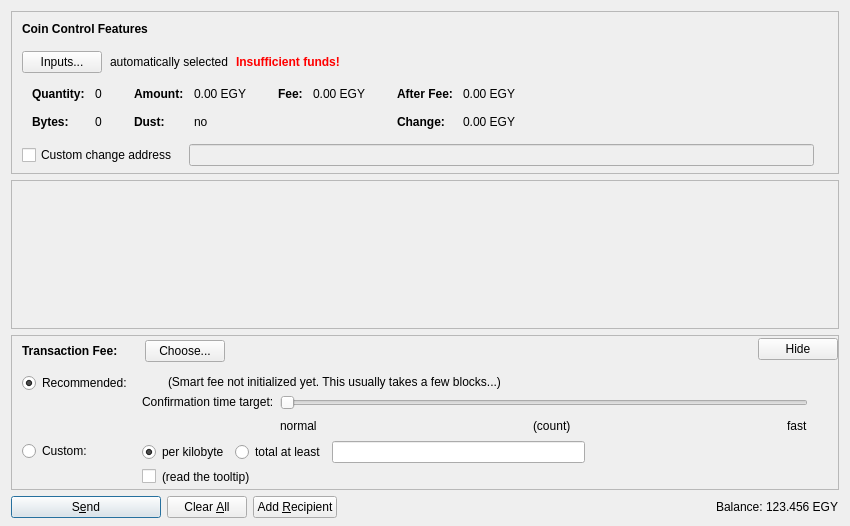
<?xml version="1.0" encoding="UTF-8"?>
<ui version="4.0">
 <class>SendCoinsDialog</class>
 <widget class="QDialog" name="SendCoinsDialog">
  <property name="geometry">
   <rect>
    <x>0</x>
    <y>0</y>
    <width>850</width>
    <height>526</height>
   </rect>
  </property>
  <property name="windowTitle">
   <string>Send Coins</string>
  </property>
  <layout class="QVBoxLayout" name="verticalLayout" stretch="0,1,0,0">
   <property name="bottomMargin">
    <number>8</number>
   </property>
   <item>
    <widget class="QFrame" name="frameCoinControl">
     <property name="sizePolicy">
      <sizepolicy hsizetype="Expanding" vsizetype="Expanding">
       <horstretch>0</horstretch>
       <verstretch>0</verstretch>
      </sizepolicy>
     </property>
     <property name="maximumSize">
      <size>
       <width>16777215</width>
       <height>16777215</height>
      </size>
     </property>
     <property name="frameShape">
      <enum>QFrame::StyledPanel</enum>
     </property>
     <property name="frameShadow">
      <enum>QFrame::Sunken</enum>
     </property>
     <layout class="QVBoxLayout" name="verticalLayoutCoinControl2">
      <property name="spacing">
       <number>0</number>
      </property>
      <property name="leftMargin">
       <number>0</number>
      </property>
      <property name="topMargin">
       <number>0</number>
      </property>
      <property name="rightMargin">
       <number>0</number>
      </property>
      <property name="bottomMargin">
       <number>6</number>
      </property>
      <item>
       <layout class="QVBoxLayout" name="verticalLayoutCoinControl" stretch="0,0,0,0,1">
        <property name="spacing">
         <number>0</number>
        </property>
        <property name="leftMargin">
         <number>10</number>
        </property>
        <property name="topMargin">
         <number>10</number>
        </property>
        <item>
         <layout class="QHBoxLayout" name="horizontalLayoutCoinControl1">
          <property name="bottomMargin">
           <number>15</number>
          </property>
          <item>
           <widget class="QLabel" name="labelCoinControlFeatures">
            <property name="sizePolicy">
             <sizepolicy hsizetype="Preferred" vsizetype="Maximum">
              <horstretch>0</horstretch>
              <verstretch>0</verstretch>
             </sizepolicy>
            </property>
            <property name="font">
             <font>
              <weight>75</weight>
              <bold>true</bold>
             </font>
            </property>
            <property name="styleSheet">
             <string notr="true">font-weight:bold;</string>
            </property>
            <property name="text">
             <string>Coin Control Features</string>
            </property>
           </widget>
          </item>
         </layout>
        </item>
        <item>
         <layout class="QHBoxLayout" name="horizontalLayoutCoinControl2" stretch="0,0,0,0">
          <property name="spacing">
           <number>8</number>
          </property>
          <property name="bottomMargin">
           <number>10</number>
          </property>
          <item>
           <widget class="QPushButton" name="pushButtonCoinControl">
            <property name="styleSheet">
             <string notr="true"/>
            </property>
            <property name="text">
             <string>Inputs...</string>
            </property>
            <property name="autoDefault">
             <bool>false</bool>
            </property>
           </widget>
          </item>
          <item>
           <widget class="QLabel" name="labelCoinControlAutomaticallySelected">
            <property name="text">
             <string>automatically selected</string>
            </property>
            <property name="margin">
             <number>5</number>
            </property>
           </widget>
          </item>
          <item>
           <widget class="QLabel" name="labelCoinControlInsuffFunds">
            <property name="font">
             <font>
              <weight>75</weight>
              <bold>true</bold>
             </font>
            </property>
            <property name="styleSheet">
             <string notr="true">color:red;font-weight:bold;</string>
            </property>
            <property name="text">
             <string>Insufficient funds!</string>
            </property>
            <property name="margin">
             <number>5</number>
            </property>
           </widget>
          </item>
          <item>
           <spacer name="horizontalSpacerCoinControl">
            <property name="orientation">
             <enum>Qt::Horizontal</enum>
            </property>
            <property name="sizeHint" stdset="0">
             <size>
              <width>40</width>
              <height>1</height>
             </size>
            </property>
           </spacer>
          </item>
         </layout>
        </item>
        <item>
         <widget class="QWidget" name="widgetCoinControl" native="true">
          <property name="sizePolicy">
           <sizepolicy hsizetype="Preferred" vsizetype="Preferred">
            <horstretch>0</horstretch>
            <verstretch>0</verstretch>
           </sizepolicy>
          </property>
          <property name="minimumSize">
           <size>
            <width>0</width>
            <height>0</height>
           </size>
          </property>
          <property name="styleSheet">
           <string notr="true"/>
          </property>
          <layout class="QHBoxLayout" name="horizontalLayoutCoinControl5">
           <property name="leftMargin">
            <number>0</number>
           </property>
           <property name="topMargin">
            <number>0</number>
           </property>
           <property name="rightMargin">
            <number>0</number>
           </property>
           <property name="bottomMargin">
            <number>0</number>
           </property>
           <item>
            <layout class="QHBoxLayout" name="horizontalLayoutCoinControl3" stretch="0,0,0,1">
             <property name="spacing">
              <number>20</number>
             </property>
             <property name="topMargin">
              <number>0</number>
             </property>
             <property name="bottomMargin">
              <number>10</number>
             </property>
             <item>
              <layout class="QFormLayout" name="formLayoutCoinControl1">
               <property name="horizontalSpacing">
                <number>10</number>
               </property>
               <property name="verticalSpacing">
                <number>14</number>
               </property>
               <property name="leftMargin">
                <number>10</number>
               </property>
               <property name="topMargin">
                <number>4</number>
               </property>
               <property name="rightMargin">
                <number>6</number>
               </property>
               <item row="0" column="0">
                <widget class="QLabel" name="labelCoinControlQuantityText">
                 <property name="font">
                  <font>
                   <weight>75</weight>
                   <bold>true</bold>
                  </font>
                 </property>
                 <property name="text">
                  <string>Quantity:</string>
                 </property>
                 <property name="margin">
                  <number>0</number>
                 </property>
                </widget>
               </item>
               <item row="0" column="1">
                <widget class="QLabel" name="labelCoinControlQuantity">
                 <property name="cursor">
                  <cursorShape>IBeamCursor</cursorShape>
                 </property>
                 <property name="contextMenuPolicy">
                  <enum>Qt::ActionsContextMenu</enum>
                 </property>
                 <property name="text">
                  <string notr="true">0</string>
                 </property>
                 <property name="margin">
                  <number>0</number>
                 </property>
                 <property name="textInteractionFlags">
                  <set>Qt::LinksAccessibleByMouse|Qt::TextSelectableByKeyboard|Qt::TextSelectableByMouse</set>
                 </property>
                </widget>
               </item>
               <item row="1" column="0">
                <widget class="QLabel" name="labelCoinControlBytesText">
                 <property name="font">
                  <font>
                   <weight>75</weight>
                   <bold>true</bold>
                  </font>
                 </property>
                 <property name="text">
                  <string>Bytes:</string>
                 </property>
                </widget>
               </item>
               <item row="1" column="1">
                <widget class="QLabel" name="labelCoinControlBytes">
                 <property name="cursor">
                  <cursorShape>IBeamCursor</cursorShape>
                 </property>
                 <property name="contextMenuPolicy">
                  <enum>Qt::ActionsContextMenu</enum>
                 </property>
                 <property name="text">
                  <string notr="true">0</string>
                 </property>
                 <property name="textInteractionFlags">
                  <set>Qt::LinksAccessibleByMouse|Qt::TextSelectableByKeyboard|Qt::TextSelectableByMouse</set>
                 </property>
                </widget>
               </item>
              </layout>
             </item>
             <item>
              <layout class="QFormLayout" name="formLayoutCoinControl2">
               <property name="horizontalSpacing">
                <number>10</number>
               </property>
               <property name="verticalSpacing">
                <number>14</number>
               </property>
               <property name="leftMargin">
                <number>6</number>
               </property>
               <property name="topMargin">
                <number>4</number>
               </property>
               <property name="rightMargin">
                <number>6</number>
               </property>
               <item row="0" column="0">
                <widget class="QLabel" name="labelCoinControlAmountText">
                 <property name="font">
                  <font>
                   <weight>75</weight>
                   <bold>true</bold>
                  </font>
                 </property>
                 <property name="text">
                  <string>Amount:</string>
                 </property>
                 <property name="margin">
                  <number>0</number>
                 </property>
                </widget>
               </item>
               <item row="0" column="1">
                <widget class="QLabel" name="labelCoinControlAmount">
                 <property name="cursor">
                  <cursorShape>IBeamCursor</cursorShape>
                 </property>
                 <property name="contextMenuPolicy">
                  <enum>Qt::ActionsContextMenu</enum>
                 </property>
                 <property name="text">
                  <string notr="true">0.00 EGY</string>
                 </property>
                 <property name="textInteractionFlags">
                  <set>Qt::LinksAccessibleByMouse|Qt::TextSelectableByKeyboard|Qt::TextSelectableByMouse</set>
                 </property>
                </widget>
               </item>
               <item row="1" column="0">
                <widget class="QLabel" name="labelCoinControlLowOutputText">
                 <property name="font">
                  <font>
                   <weight>75</weight>
                   <bold>true</bold>
                  </font>
                 </property>
                 <property name="text">
                  <string>Dust:</string>
                 </property>
                </widget>
               </item>
               <item row="1" column="1">
                <widget class="QLabel" name="labelCoinControlLowOutput">
                 <property name="cursor">
                  <cursorShape>IBeamCursor</cursorShape>
                 </property>
                 <property name="contextMenuPolicy">
                  <enum>Qt::ActionsContextMenu</enum>
                 </property>
                 <property name="text">
                  <string notr="true">no</string>
                 </property>
                 <property name="textInteractionFlags">
                  <set>Qt::LinksAccessibleByMouse|Qt::TextSelectableByKeyboard|Qt::TextSelectableByMouse</set>
                 </property>
                </widget>
               </item>
              </layout>
             </item>
             <item>
              <layout class="QFormLayout" name="formLayoutCoinControl3">
               <property name="horizontalSpacing">
                <number>10</number>
               </property>
               <property name="verticalSpacing">
                <number>14</number>
               </property>
               <property name="leftMargin">
                <number>6</number>
               </property>
               <property name="topMargin">
                <number>4</number>
               </property>
               <property name="rightMargin">
                <number>6</number>
               </property>
               <item row="0" column="0">
                <widget class="QLabel" name="labelCoinControlFeeText">
                 <property name="font">
                  <font>
                   <weight>75</weight>
                   <bold>true</bold>
                  </font>
                 </property>
                 <property name="text">
                  <string>Fee:</string>
                 </property>
                 <property name="margin">
                  <number>0</number>
                 </property>
                </widget>
               </item>
               <item row="0" column="1">
                <widget class="QLabel" name="labelCoinControlFee">
                 <property name="cursor">
                  <cursorShape>IBeamCursor</cursorShape>
                 </property>
                 <property name="contextMenuPolicy">
                  <enum>Qt::ActionsContextMenu</enum>
                 </property>
                 <property name="text">
                  <string notr="true">0.00 EGY</string>
                 </property>
                 <property name="textInteractionFlags">
                  <set>Qt::LinksAccessibleByMouse|Qt::TextSelectableByKeyboard|Qt::TextSelectableByMouse</set>
                 </property>
                </widget>
               </item>
              </layout>
             </item>
             <item>
              <layout class="QFormLayout" name="formLayoutCoinControl4">
               <property name="horizontalSpacing">
                <number>10</number>
               </property>
               <property name="verticalSpacing">
                <number>14</number>
               </property>
               <property name="leftMargin">
                <number>6</number>
               </property>
               <property name="topMargin">
                <number>4</number>
               </property>
               <property name="rightMargin">
                <number>6</number>
               </property>
               <item row="0" column="0">
                <widget class="QLabel" name="labelCoinControlAfterFeeText">
                 <property name="font">
                  <font>
                   <weight>75</weight>
                   <bold>true</bold>
                  </font>
                 </property>
                 <property name="text">
                  <string>After Fee:</string>
                 </property>
                 <property name="margin">
                  <number>0</number>
                 </property>
                </widget>
               </item>
               <item row="0" column="1">
                <widget class="QLabel" name="labelCoinControlAfterFee">
                 <property name="cursor">
                  <cursorShape>IBeamCursor</cursorShape>
                 </property>
                 <property name="contextMenuPolicy">
                  <enum>Qt::ActionsContextMenu</enum>
                 </property>
                 <property name="text">
                  <string notr="true">0.00 EGY</string>
                 </property>
                 <property name="textInteractionFlags">
                  <set>Qt::LinksAccessibleByMouse|Qt::TextSelectableByKeyboard|Qt::TextSelectableByMouse</set>
                 </property>
                </widget>
               </item>
               <item row="1" column="0">
                <widget class="QLabel" name="labelCoinControlChangeText">
                 <property name="font">
                  <font>
                   <weight>75</weight>
                   <bold>true</bold>
                  </font>
                 </property>
                 <property name="text">
                  <string>Change:</string>
                 </property>
                </widget>
               </item>
               <item row="1" column="1">
                <widget class="QLabel" name="labelCoinControlChange">
                 <property name="cursor">
                  <cursorShape>IBeamCursor</cursorShape>
                 </property>
                 <property name="contextMenuPolicy">
                  <enum>Qt::ActionsContextMenu</enum>
                 </property>
                 <property name="text">
                  <string notr="true">0.00 EGY</string>
                 </property>
                 <property name="textInteractionFlags">
                  <set>Qt::LinksAccessibleByMouse|Qt::TextSelectableByKeyboard|Qt::TextSelectableByMouse</set>
                 </property>
                </widget>
               </item>
              </layout>
             </item>
            </layout>
           </item>
          </layout>
         </widget>
        </item>
        <item>
         <layout class="QHBoxLayout" name="horizontalLayoutCoinControl4" stretch="0,0,0">
          <property name="spacing">
           <number>12</number>
          </property>
          <property name="sizeConstraint">
           <enum>QLayout::SetDefaultConstraint</enum>
          </property>
          <property name="topMargin">
           <number>5</number>
          </property>
          <property name="rightMargin">
           <number>5</number>
          </property>
          <item>
           <widget class="QCheckBox" name="checkBoxCoinControlChange">
            <property name="toolTip">
             <string>If this is activated, but the change address is empty or invalid, change will be sent to a newly generated address.</string>
            </property>
            <property name="text">
             <string>Custom change address</string>
            </property>
           </widget>
          </item>
          <item>
           <widget class="QValidatedLineEdit" name="lineEditCoinControlChange">
            <property name="enabled">
             <bool>false</bool>
            </property>
            <property name="sizePolicy">
             <sizepolicy hsizetype="Expanding" vsizetype="Fixed">
              <horstretch>0</horstretch>
              <verstretch>0</verstretch>
             </sizepolicy>
            </property>
           </widget>
          </item>
          <item>
           <widget class="QLabel" name="labelCoinControlChangeLabel">
            <property name="sizePolicy">
             <sizepolicy hsizetype="Preferred" vsizetype="Expanding">
              <horstretch>0</horstretch>
              <verstretch>0</verstretch>
             </sizepolicy>
            </property>
            <property name="minimumSize">
             <size>
              <width>0</width>
              <height>0</height>
             </size>
            </property>
            <property name="text">
             <string/>
            </property>
            <property name="margin">
             <number>3</number>
            </property>
           </widget>
          </item>
         </layout>
        </item>
        <item>
         <spacer name="verticalSpacerCoinControl">
          <property name="orientation">
           <enum>Qt::Vertical</enum>
          </property>
          <property name="sizeHint" stdset="0">
           <size>
            <width>800</width>
            <height>1</height>
           </size>
          </property>
         </spacer>
        </item>
       </layout>
      </item>
     </layout>
    </widget>
   </item>
   <item>
    <widget class="QScrollArea" name="scrollArea">
     <property name="widgetResizable">
      <bool>true</bool>
     </property>
     <widget class="QWidget" name="scrollAreaWidgetContents">
      <property name="geometry">
       <rect>
        <x>0</x>
        <y>0</y>
        <width>830</width>
        <height>104</height>
       </rect>
      </property>
      <layout class="QVBoxLayout" name="verticalLayout_2" stretch="0,1">
       <property name="leftMargin">
        <number>0</number>
       </property>
       <property name="topMargin">
        <number>0</number>
       </property>
       <property name="rightMargin">
        <number>0</number>
       </property>
       <property name="bottomMargin">
        <number>0</number>
       </property>
       <item>
        <layout class="QVBoxLayout" name="entries">
         <property name="spacing">
          <number>6</number>
         </property>
        </layout>
       </item>
       <item>
        <spacer name="verticalSpacer">
         <property name="orientation">
          <enum>Qt::Vertical</enum>
         </property>
         <property name="sizeHint" stdset="0">
          <size>
           <width>20</width>
           <height>40</height>
          </size>
         </property>
        </spacer>
       </item>
      </layout>
     </widget>
    </widget>
   </item>
   <item>
    <widget class="QFrame" name="frameFee">
     <property name="sizePolicy">
      <sizepolicy hsizetype="Expanding" vsizetype="Expanding">
       <horstretch>0</horstretch>
       <verstretch>0</verstretch>
      </sizepolicy>
     </property>
     <property name="maximumSize">
      <size>
       <width>16777215</width>
       <height>16777215</height>
      </size>
     </property>
     <property name="frameShape">
      <enum>QFrame::StyledPanel</enum>
     </property>
     <property name="frameShadow">
      <enum>QFrame::Sunken</enum>
     </property>
     <layout class="QVBoxLayout" name="verticalLayoutFee1">
      <property name="spacing">
       <number>0</number>
      </property>
      <property name="leftMargin">
       <number>0</number>
      </property>
      <property name="topMargin">
       <number>0</number>
      </property>
      <property name="rightMargin">
       <number>0</number>
      </property>
      <property name="bottomMargin">
       <number>0</number>
      </property>
      <item>
       <layout class="QVBoxLayout" name="verticalLayoutFee2" stretch="0,0,0">
        <property name="spacing">
         <number>0</number>
        </property>
        <property name="leftMargin">
         <number>10</number>
        </property>
        <property name="topMargin">
         <number>0</number>
        </property>
        <item>
         <layout class="QHBoxLayout" name="horizontalLayoutFee1">
          <property name="bottomMargin">
           <number>0</number>
          </property>
          <item>
           <layout class="QVBoxLayout" name="verticalLayoutFee7">
            <property name="spacing">
             <number>0</number>
            </property>
            <item>
             <spacer name="verticalSpacerSmartFee">
              <property name="orientation">
               <enum>Qt::Vertical</enum>
              </property>
              <property name="sizeType">
               <enum>QSizePolicy::Fixed</enum>
              </property>
              <property name="sizeHint" stdset="0">
               <size>
                <width>1</width>
                <height>4</height>
               </size>
              </property>
             </spacer>
            </item>
            <item>
             <layout class="QHBoxLayout" name="horizontalLayoutSmartFee">
              <property name="spacing">
               <number>10</number>
              </property>
              <item>
               <widget class="QLabel" name="labelFeeHeadline">
                <property name="sizePolicy">
                 <sizepolicy hsizetype="Preferred" vsizetype="Maximum">
                  <horstretch>0</horstretch>
                  <verstretch>0</verstretch>
                 </sizepolicy>
                </property>
                <property name="font">
                 <font>
                  <weight>75</weight>
                  <bold>true</bold>
                 </font>
                </property>
                <property name="styleSheet">
                 <string notr="true">font-weight:bold;</string>
                </property>
                <property name="text">
                 <string>Transaction Fee:</string>
                </property>
               </widget>
              </item>
              <item>
               <widget class="QLabel" name="labelFeeMinimized">
                <property name="text">
                 <string/>
                </property>
               </widget>
              </item>
              <item>
               <widget class="QPushButton" name="buttonChooseFee">
                <property name="text">
                 <string>Choose...</string>
                </property>
               </widget>
              </item>
             </layout>
            </item>
            <item>
             <spacer name="verticalSpacer_5">
              <property name="orientation">
               <enum>Qt::Vertical</enum>
              </property>
              <property name="sizeHint" stdset="0">
               <size>
                <width>1</width>
                <height>1</height>
               </size>
              </property>
             </spacer>
            </item>
           </layout>
          </item>
          <item>
           <spacer name="horizontalSpacer_4">
            <property name="orientation">
             <enum>Qt::Horizontal</enum>
            </property>
            <property name="sizeHint" stdset="0">
             <size>
              <width>40</width>
              <height>20</height>
             </size>
            </property>
           </spacer>
          </item>
          <item>
           <widget class="QPushButton" name="buttonMinimizeFee">
            <property name="toolTip">
             <string>collapse fee-settings</string>
            </property>
            <property name="text">
             <string>Hide</string>
            </property>
           </widget>
          </item>
         </layout>
        </item>
        <item>
         <widget class="QFrame" name="frameFeeSelection">
          <layout class="QVBoxLayout" name="verticalLayoutFee12">
           <property name="spacing">
            <number>0</number>
           </property>
           <property name="leftMargin">
            <number>0</number>
           </property>
           <property name="topMargin">
            <number>0</number>
           </property>
           <property name="rightMargin">
            <number>0</number>
           </property>
           <property name="bottomMargin">
            <number>0</number>
           </property>
           <item>
            <layout class="QGridLayout" name="gridLayoutFee">
             <property name="topMargin">
              <number>10</number>
             </property>
             <property name="bottomMargin">
              <number>4</number>
             </property>
             <property name="horizontalSpacing">
              <number>10</number>
             </property>
             <property name="verticalSpacing">
              <number>4</number>
             </property>
             <item row="1" column="1">
              <layout class="QVBoxLayout" name="verticalLayoutFee8">
               <property name="spacing">
                <number>6</number>
               </property>
               <item>
                <layout class="QHBoxLayout" name="horizontalLayoutFee13">
                 <item>
                  <widget class="QRadioButton" name="radioCustomPerKilobyte">
                   <property name="toolTip">
                    <string>If the custom fee is set to 1000 satoshis and the transaction is only 250 bytes, then &quot;per kilobyte&quot; only pays 250 satoshis in fee, while &quot;total at least&quot; pays 1000 satoshis. For transactions bigger than a kilobyte both pay by kilobyte.</string>
                   </property>
                   <property name="text">
                    <string>per kilobyte</string>
                   </property>
                   <property name="checked">
                    <bool>true</bool>
                   </property>
                   <attribute name="buttonGroup">
                    <string notr="true">groupCustomFee</string>
                   </attribute>
                  </widget>
                 </item>
                 <item>
                  <widget class="QRadioButton" name="radioCustomAtLeast">
                   <property name="toolTip">
                    <string>If the custom fee is set to 1000 satoshis and the transaction is only 250 bytes, then &quot;per kilobyte&quot; only pays 250 satoshis in fee, while &quot;total at least&quot; pays 1000 satoshis. For transactions bigger than a kilobyte both pay by kilobyte.</string>
                   </property>
                   <property name="text">
                    <string>total at least</string>
                   </property>
                   <attribute name="buttonGroup">
                    <string notr="true">groupCustomFee</string>
                   </attribute>
                  </widget>
                 </item>
                 <item>
                  <widget class="BitcoinAmountField" name="customFee"/>
                 </item>
                 <item>
                  <spacer name="horizontalSpacer_6">
                   <property name="orientation">
                    <enum>Qt::Horizontal</enum>
                   </property>
                   <property name="sizeHint" stdset="0">
                    <size>
                     <width>1</width>
                     <height>1</height>
                    </size>
                   </property>
                  </spacer>
                 </item>
                </layout>
               </item>
               <item>
                <layout class="QHBoxLayout" name="horizontalLayoutFee8">
                 <item>
                  <widget class="QCheckBox" name="checkBoxMinimumFee">
                   <property name="toolTip">
                    <string>Paying only the minimum fee is just fine as long as there is less transaction volume than space in the blocks. But be aware that this can end up in a never confirming transaction once there is more demand for egypt transactions than the network can process.</string>
                   </property>
                   <property name="text">
                    <string/>
                   </property>
                  </widget>
                 </item>
                 <item>
                  <widget class="QLabel" name="labelMinFeeWarning">
                   <property name="enabled">
                    <bool>true</bool>
                   </property>
                   <property name="toolTip">
                    <string>Paying only the minimum fee is just fine as long as there is less transaction volume than space in the blocks. But be aware that this can end up in a never confirming transaction once there is more demand for egypt transactions than the network can process.</string>
                   </property>
                   <property name="text">
                    <string>(read the tooltip)</string>
                   </property>
                   <property name="margin">
                    <number>5</number>
                   </property>
                  </widget>
                 </item>
                 <item>
                  <spacer name="horizontalSpacer_2">
                   <property name="orientation">
                    <enum>Qt::Horizontal</enum>
                   </property>
                   <property name="sizeHint" stdset="0">
                    <size>
                     <width>1</width>
                     <height>1</height>
                    </size>
                   </property>
                  </spacer>
                 </item>
                </layout>
               </item>
              </layout>
             </item>
             <item row="0" column="0">
              <layout class="QVBoxLayout" name="verticalLayoutFee4" stretch="0,1">
               <item>
                <widget class="QRadioButton" name="radioSmartFee">
                 <property name="text">
                  <string>Recommended:</string>
                 </property>
                 <property name="checked">
                  <bool>true</bool>
                 </property>
                 <attribute name="buttonGroup">
                  <string notr="true">groupFee</string>
                 </attribute>
                </widget>
               </item>
               <item>
                <spacer name="verticalSpacer_2">
                 <property name="orientation">
                  <enum>Qt::Vertical</enum>
                 </property>
                 <property name="sizeHint" stdset="0">
                  <size>
                   <width>1</width>
                   <height>1</height>
                  </size>
                 </property>
                </spacer>
               </item>
              </layout>
             </item>
             <item row="1" column="0">
              <layout class="QVBoxLayout" name="verticalLayoutFee9" stretch="0,1">
               <item>
                <widget class="QRadioButton" name="radioCustomFee">
                 <property name="text">
                  <string>Custom:</string>
                 </property>
                 <attribute name="buttonGroup">
                  <string notr="true">groupFee</string>
                 </attribute>
                </widget>
               </item>
               <item>
                <spacer name="verticalSpacer_6">
                 <property name="orientation">
                  <enum>Qt::Vertical</enum>
                 </property>
                 <property name="sizeHint" stdset="0">
                  <size>
                   <width>1</width>
                   <height>1</height>
                  </size>
                 </property>
                </spacer>
               </item>
              </layout>
             </item>
             <item row="0" column="1">
              <layout class="QVBoxLayout" name="verticalLayoutFee3" stretch="0,0,1">
               <property name="spacing">
                <number>6</number>
               </property>
               <property name="topMargin">
                <number>2</number>
               </property>
               <item>
                <layout class="QHBoxLayout" name="horizontalLayoutFee12">
                 <item>
                  <widget class="QLabel" name="labelSmartFee">
                   <property name="text">
                    <string/>
                   </property>
                   <property name="margin">
                    <number>2</number>
                   </property>
                  </widget>
                 </item>
                 <item>
                  <widget class="QLabel" name="labelFeeEstimation">
                   <property name="text">
                    <string/>
                   </property>
                  </widget>
                 </item>
                 <item>
                  <widget class="QLabel" name="labelSmartFee2">
                   <property name="text">
                    <string>(Smart fee not initialized yet. This usually takes a few blocks...)</string>
                   </property>
                   <property name="margin">
                    <number>2</number>
                   </property>
                  </widget>
                 </item>
                 <item>
                  <spacer name="horizontalSpacer_5">
                   <property name="orientation">
                    <enum>Qt::Horizontal</enum>
                   </property>
                   <property name="sizeHint" stdset="0">
                    <size>
                     <width>1</width>
                     <height>1</height>
                    </size>
                   </property>
                  </spacer>
                 </item>
                </layout>
               </item>
               <item>
                <layout class="QHBoxLayout" name="horizontalLayoutFee9">
                 <item>
                  <layout class="QVBoxLayout" name="verticalLayoutFee6">
                   <item>
                    <widget class="QLabel" name="labelSmartFee3">
                     <property name="text">
                      <string>Confirmation time target:</string>
                     </property>
                     <property name="margin">
                      <number>2</number>
                     </property>
                    </widget>
                   </item>
                   <item>
                    <spacer name="verticalSpacer_3">
                     <property name="orientation">
                      <enum>Qt::Vertical</enum>
                     </property>
                     <property name="sizeHint" stdset="0">
                      <size>
                       <width>1</width>
                       <height>1</height>
                      </size>
                     </property>
                    </spacer>
                   </item>
                  </layout>
                 </item>
                 <item>
                  <layout class="QVBoxLayout" name="verticalLayoutFee5">
                   <property name="rightMargin">
                    <number>30</number>
                   </property>
                   <item>
                    <widget class="QSlider" name="sliderSmartFee">
                     <property name="minimum">
                      <number>0</number>
                     </property>
                     <property name="maximum">
                      <number>23</number>
                     </property>
                     <property name="pageStep">
                      <number>1</number>
                     </property>
                     <property name="value">
                      <number>0</number>
                     </property>
                     <property name="orientation">
                      <enum>Qt::Horizontal</enum>
                     </property>
                     <property name="invertedAppearance">
                      <bool>false</bool>
                     </property>
                     <property name="invertedControls">
                      <bool>false</bool>
                     </property>
                     <property name="tickPosition">
                      <enum>QSlider::NoTicks</enum>
                     </property>
                    </widget>
                   </item>
                   <item>
                    <layout class="QHBoxLayout" name="horizontalLayoutFee10">
                     <item>
                      <widget class="QLabel" name="labelSmartFeeNormal">
                       <property name="text">
                        <string>normal</string>
                       </property>
                      </widget>
                     </item>
                     <item>
                      <spacer name="horizontalSpacer_7">
                       <property name="orientation">
                        <enum>Qt::Horizontal</enum>
                       </property>
                       <property name="sizeHint" stdset="0">
                        <size>
                         <width>40</width>
                         <height>20</height>
                        </size>
                       </property>
                      </spacer>
                     </item>
                     <item>
                      <widget class="QLabel" name="confirmationTargetLabel">
                       <property name="text">
                        <string notr="true">(count)</string>
                       </property>
                      </widget>
                     </item>
                     <item>
                      <spacer name="horizontalSpacer_3">
                       <property name="orientation">
                        <enum>Qt::Horizontal</enum>
                       </property>
                       <property name="sizeHint" stdset="0">
                        <size>
                         <width>40</width>
                         <height>20</height>
                        </size>
                       </property>
                      </spacer>
                     </item>
                     <item>
                      <widget class="QLabel" name="labelSmartFeeFast">
                       <property name="text">
                        <string>fast</string>
                       </property>
                      </widget>
                     </item>
                    </layout>
                   </item>
                  </layout>
                 </item>
                </layout>
               </item>
               <item>
                <spacer name="verticalSpacer_4">
                 <property name="orientation">
                  <enum>Qt::Vertical</enum>
                 </property>
                 <property name="sizeHint" stdset="0">
                  <size>
                   <width>1</width>
                   <height>1</height>
                  </size>
                 </property>
                </spacer>
               </item>
              </layout>
             </item>
            </layout>
           </item>
          </layout>
         </widget>
        </item>
        <item>
         <spacer name="verticalSpacerFee">
          <property name="orientation">
           <enum>Qt::Vertical</enum>
          </property>
          <property name="sizeHint" stdset="0">
           <size>
            <width>800</width>
            <height>1</height>
           </size>
          </property>
         </spacer>
        </item>
       </layout>
      </item>
     </layout>
    </widget>
   </item>
   <item>
    <layout class="QHBoxLayout" name="horizontalLayout">
     <item>
      <widget class="QPushButton" name="sendButton">
       <property name="minimumSize">
        <size>
         <width>150</width>
         <height>0</height>
        </size>
       </property>
       <property name="toolTip">
        <string>Confirm the send action</string>
       </property>
       <property name="text">
        <string>S&amp;end</string>
       </property>
       <property name="icon">
        <iconset resource="../bitcoin.qrc">
         <normaloff>:/icons/send</normaloff>:/icons/send</iconset>
       </property>
       <property name="autoDefault">
        <bool>false</bool>
       </property>
       <property name="default">
        <bool>true</bool>
       </property>
      </widget>
     </item>
     <item>
      <widget class="QPushButton" name="clearButton">
       <property name="sizePolicy">
        <sizepolicy hsizetype="Minimum" vsizetype="Fixed">
         <horstretch>0</horstretch>
         <verstretch>0</verstretch>
        </sizepolicy>
       </property>
       <property name="toolTip">
        <string>Clear all fields of the form.</string>
       </property>
       <property name="text">
        <string>Clear &amp;All</string>
       </property>
       <property name="icon">
        <iconset resource="../bitcoin.qrc">
         <normaloff>:/icons/remove</normaloff>:/icons/remove</iconset>
       </property>
       <property name="autoDefault">
        <bool>false</bool>
       </property>
      </widget>
     </item>
     <item>
      <widget class="QPushButton" name="addButton">
       <property name="toolTip">
        <string>Send to multiple recipients at once</string>
       </property>
       <property name="text">
        <string>Add &amp;Recipient</string>
       </property>
       <property name="icon">
        <iconset resource="../bitcoin.qrc">
         <normaloff>:/icons/add</normaloff>:/icons/add</iconset>
       </property>
       <property name="autoDefault">
        <bool>false</bool>
       </property>
      </widget>
     </item>
     <item>
      <spacer name="horizontalSpacer">
       <property name="orientation">
        <enum>Qt::Horizontal</enum>
       </property>
       <property name="sizeHint" stdset="0">
        <size>
         <width>40</width>
         <height>20</height>
        </size>
       </property>
      </spacer>
     </item>
     <item>
      <layout class="QHBoxLayout" name="horizontalLayout_2">
       <property name="spacing">
        <number>3</number>
       </property>
       <item>
        <widget class="QLabel" name="label">
         <property name="sizePolicy">
          <sizepolicy hsizetype="Preferred" vsizetype="Fixed">
           <horstretch>0</horstretch>
           <verstretch>0</verstretch>
          </sizepolicy>
         </property>
         <property name="text">
          <string>Balance:</string>
         </property>
        </widget>
       </item>
       <item>
        <widget class="QLabel" name="labelBalance">
         <property name="sizePolicy">
          <sizepolicy hsizetype="Preferred" vsizetype="Fixed">
           <horstretch>0</horstretch>
           <verstretch>0</verstretch>
          </sizepolicy>
         </property>
         <property name="cursor">
          <cursorShape>IBeamCursor</cursorShape>
         </property>
         <property name="text">
          <string notr="true">123.456 EGY</string>
         </property>
         <property name="textInteractionFlags">
          <set>Qt::LinksAccessibleByMouse|Qt::TextSelectableByKeyboard|Qt::TextSelectableByMouse</set>
         </property>
        </widget>
       </item>
      </layout>
     </item>
    </layout>
   </item>
  </layout>
 </widget>
 <customwidgets>
  <customwidget>
   <class>QValidatedLineEdit</class>
   <extends>QLineEdit</extends>
   <header>qvalidatedlineedit.h</header>
  </customwidget>
  <customwidget>
   <class>BitcoinAmountField</class>
   <extends>QLineEdit</extends>
   <header>bitcoinamountfield.h</header>
   <container>1</container>
  </customwidget>
 </customwidgets>
 <resources>
  <include location="../bitcoin.qrc"/>
 </resources>
 <connections/>
 <buttongroups>
  <buttongroup name="groupFee"/>
  <buttongroup name="groupCustomFee"/>
 </buttongroups>
</ui>
